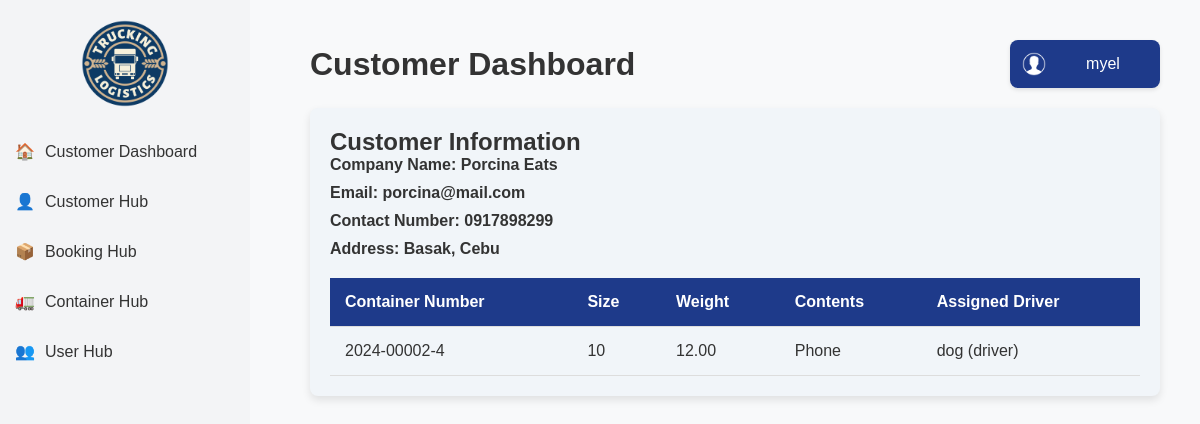
The page /customer/dashboard/ (signed in) on the database its author committed.
### myapp/models.py (models this page shows, shortened)
class CustomUser(AbstractUser):
    ROLE_CHOICES = [
        ('customer', 'Customer'),
        ('office', 'Office'),
        ('driver', 'Driver'),
    ]
    role = models.CharField(max_length=20, choices=ROLE_CHOICES, default='customer')
    def __str__(self):
        return f"{self.username} ({self.role})"

class Customer(models.Model):
    customer_id = models.AutoField(primary_key=True)
    name = models.CharField(max_length=100)
    contact_number = models.CharField(max_length=15)
    email = models.EmailField(max_length=100)
    address = models.TextField()
    company_name = models.CharField(max_length=100)
    assigned_user = models.ForeignKey(
            settings.AUTH_USER_MODEL,
            on_delete=models.SET_NULL,
            null=True,
            blank=True,
            related_name='assigned_customers'
    )
    assigned_user = models.ForeignKey(
            settings.AUTH_USER_MODEL,
            on_delete=models.SET_NULL,
            null=True,
            blank=True,
            related_name='assigned_customers'
    )

class Container(models.Model):
    SIZE_CHOICES = [
        (10, '10'),
        (20, '20'),
        (40, '40'),
    ]
    container_id = models.AutoField(primary_key=True)
    booking = models.ForeignKey(Booking, on_delete=models.CASCADE)
    size = models.IntegerField(choices=SIZE_CHOICES)
    weight = models.DecimalField(max_digits=10, decimal_places=2, validators=[MinValueValidator(0)])
    contents = models.TextField()
    status = models.CharField(max_length=255, default='Pending')  # Default status set to Pending
    driver = models.ForeignKey(CustomUser, on_delete=models.SET_NULL, null=True, blank=True, related_name='containers')

class Booking(models.Model):
    booking_number = models.CharField(max_length=15, unique=True, editable=False)
    customer = models.ForeignKey('Customer', on_delete=models.CASCADE)
    origin = models.CharField(max_length=255)
    destination = models.CharField(max_length=255)
    created_by = models.ForeignKey(settings.AUTH_USER_MODEL, on_delete=models.CASCADE,related_name='created_bookings')
    status = models.CharField(max_length=255, default="Ongoing")

### myapp/views.py (the view)
# urls.py: path('customer/dashboard/', views.customer_dashboard, name='customer_dashboard'),
@login_required
def customer_dashboard(request):
    customer = Customer.objects.filter(assigned_user=request.user).first()
    if not customer:
        print(f"No customers assigned to {request.user.username}")  # Debugging line
        raise Http404("You are not assigned to any customer.")  # Show error if no customer is assigned
    containers = Container.objects.filter(booking__customer=customer)
    return render(request, 'customer_dashboard.html', {
        'customer': customer,
        'containers': containers,
        'is_assigned': True  # Flag to indicate the user is assigned
    })

### myapp/templates/customer_dashboard.html (shortened to what this page needs)
{% load static %}
<!DOCTYPE html>
<html lang="en">
<head>
</head>
<body>
    {% include 'includes/sidebar.html' %}
    <div class="content">
        <div class="header">
            <h1>Customer Dashboard</h1>
            <div class="profile-menu">
                <button class="profile-button">
                    <span class="profile-icon"></span>
                    <span class="profile-username">{{ user.username }}</span>
                </button>
            </div>
        </div>
        <div class="table-container">
            {% if customer %}
                <div class="customer-info">
                    <h2>Customer Information</h2>
                    <h5><strong>Company Name:</strong> {{ customer.company_name }}</h5>
                    <h5><strong>Email:</strong> {{ customer.email }}</h5>
                    <h5><strong>Contact Number:</strong> {{ customer.contact_number }}</h5>
                    <h5><strong>Address:</strong> {{ customer.address }}</h5>
                </div>
                <table>
                    <thead>
                        <tr>
                            <th>Container Number</th>
                            <th>Size</th>
                            <th>Weight</th>
                            <th>Contents</th>
                            <th>Assigned Driver</th>
                        </tr>
                    </thead>
                    <tbody>
                        {% for booking in customer.booking_set.all %}
                            {% for container in booking.container_set.all %}
                                <tr>
                                    <td>{{ container.booking.booking_number }}-{{ container.container_id }}</td>
                                    <td>{{ container.get_size_display }}</td>
                                    <td>{{ container.weight }}</td>
                                    <td>{{ container.contents }}</td>
                                    <td>{{ container.driver }}</td>
                                </tr>
                            {% endfor %}
                        {% empty %}
                            <tr>
                                <td colspan="5">No containers found.</td>
                            </tr>
                        {% endfor %}
                    </tbody>
                </table>
            {% else %}
                <p>You are not assigned to any customer.</p>
            {% endif %}
        </div>
    </div>
    </body>
    </html>

### rows shown on the page
CustomUser: username "myel"
Customer: company_name "Porcina Eats", email "porcina@mail.com", contact_number "0917898299", address "Basak, Cebu"
Container: booking.booking_number "2024-00002", container_id "4", size "10", weight "12.00", contents "Phone", driver "dog (driver)"
